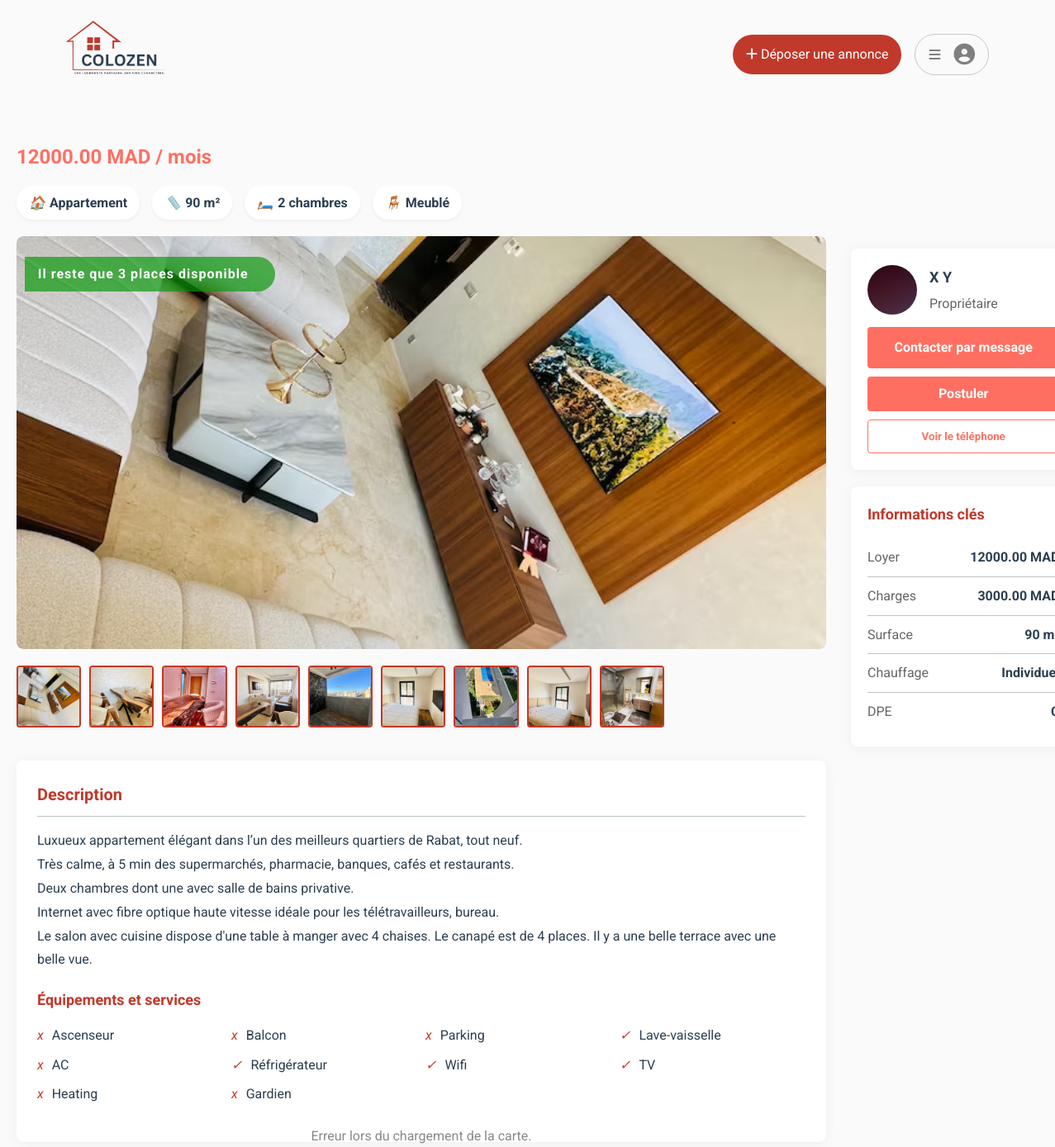
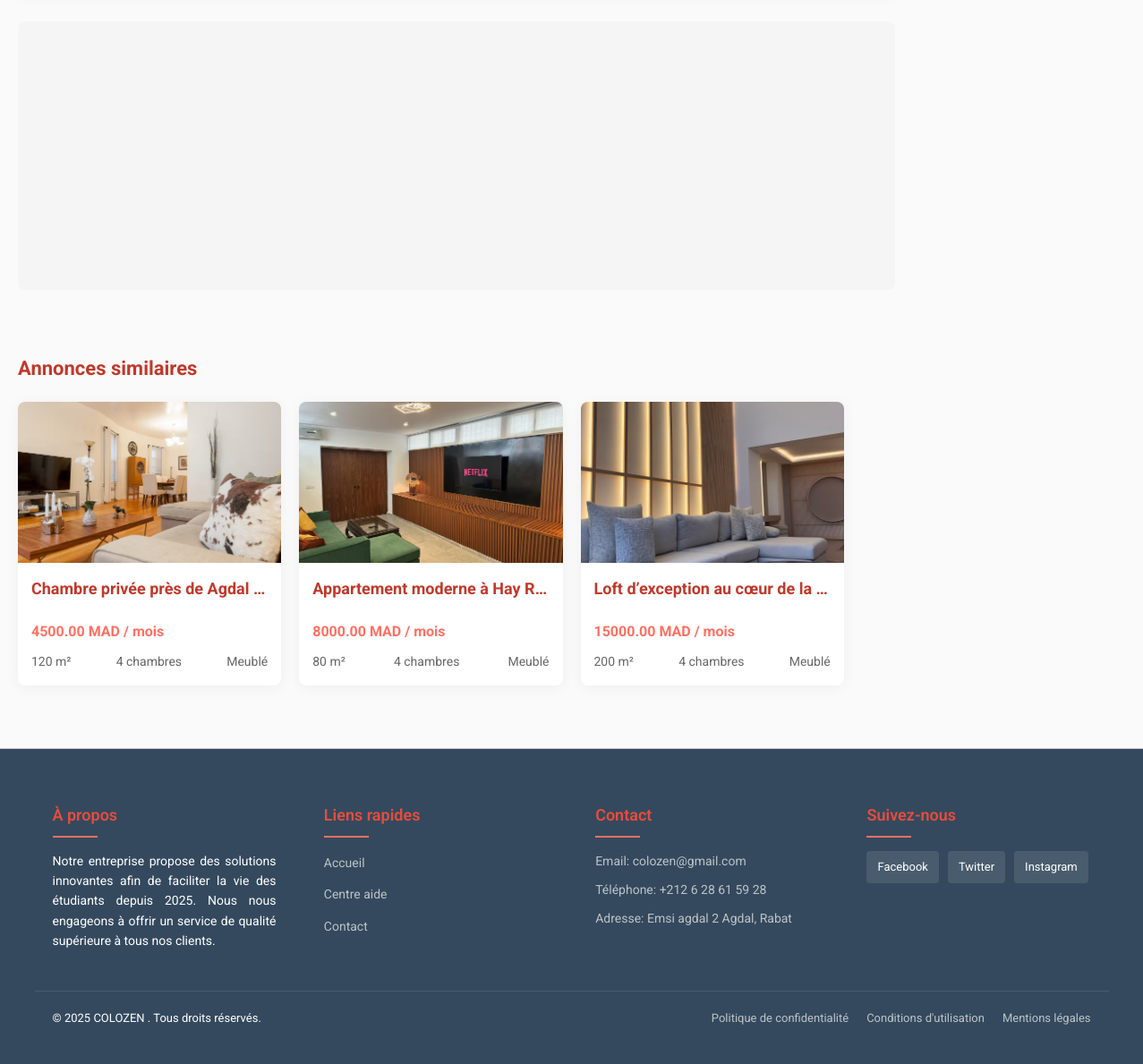
The page /app1/annonce/6 on the database its author committed (2 pictures, top to bottom).
### app1/models.py (models this page shows, shortened)
class ColocationOffer(models.Model):
    STATUS_TYPES = [
        ('Disponible', 'Disponible'),
        ('Refusé', 'Refusé'),
        ('En attente', 'En attente'),
        ('Fini', 'Fini'),
    ]
    owner = models.ForeignKey(CustomUser, on_delete=models.CASCADE, related_name="colocation_offers")
    house = models.ForeignKey(House, on_delete=models.CASCADE, null=True , blank=True , related_name="offers")
    nombre_personne = models.PositiveIntegerField(default=1)
    rent = models.DecimalField(max_digits=10, decimal_places=2)
    charges = models.DecimalField(max_digits=10, decimal_places=2)
    status = models.CharField(max_length=255, choices=STATUS_TYPES, default="En attente")
    autorisation = models.BooleanField(default=False)
    created_at = models.DateTimeField(auto_now_add=True)

class House(models.Model):
    PROPERTY_TYPES = [
        ('Appartement', 'Appartement'),
        ('Maison', 'Maison'),
        ('Studio', 'Studio'),
        ('Loft', 'Loft'),
        ('Chambre', 'Chambre'),
        ('Autre', 'Autre'),
    ]
    FURNISHED_CHOICES = [
        ('Meublé', 'Meublé'),
        ('Non meublé', 'Non meublé'),
    ]
    owner = models.ForeignKey(CustomUser, on_delete=models.CASCADE, related_name="houses")
    title = models.CharField(max_length=255)
    description = models.TextField()
    property_type = models.CharField(max_length=255, choices=PROPERTY_TYPES)
    furnished = models.CharField(max_length=255, choices=FURNISHED_CHOICES)
    surface = models.PositiveIntegerField()
    rooms = models.PositiveIntegerField()
    bedrooms = models.PositiveIntegerField()
    address = models.CharField(max_length=255)
    city = models.ForeignKey(City, on_delete=models.CASCADE)
    code_postal = models.BigIntegerField(blank=True, null=True)
    region = models.CharField(max_length=255, null=True, blank=True)
    location_name = models.CharField(max_length=255, default="Location undefined")
    parking = models.BooleanField(default=False)
    elevator = models.BooleanField(default=False)
    balcony = models.BooleanField(default=False)
    heating = models.BooleanField(default=False)
    ac = models.BooleanField(default=False)
    garden = models.BooleanField(default=False)

class ColocationPhoto(models.Model):
    offer = models.ForeignKey(ColocationOffer, on_delete=models.CASCADE, related_name='photos')
    image = models.ImageField(upload_to='colocation_photos/')

class CustomUser(AbstractUser):
    SEX_TYPES = [
        ('Homme' , 'Homme'),
        ('Femme' , 'Femme'),
    ]
    Status_Types = [
        ('Admin','Admin'),
        ('Visiteur','Visiteur'),
        ('Étudiant' , 'Étudiant'),
        ('Entrepreneur' , 'Entrepreneur') ,
    ]
    email = models.EmailField(unique=True)
    pays = CountryField(default='MA')
    date_naissance = models.DateField(blank=True , null= True )
    ville = models.CharField(max_length=255,blank=True,null=True)
    adress = models.CharField(max_length=255,blank=True,null=True)
    code_postal = models.BigIntegerField(blank=True,null=True)
    phone_number = models.CharField(max_length=15, blank=True, null=True)
    genre = models.CharField(max_length=255,choices=SEX_TYPES,default="Homme")
    status = models.CharField(max_length=255,choices=Status_Types,default="Visiteur")
    ProfileImage = models.ImageField(upload_to="profileimage/" , default="profileimage/default.png")
    Email_Verifiyed = models.DateField(auto_now=False, auto_now_add=False,blank=True,null=True)
    activation = models.BooleanField(default=False)
    date_created = models.DateTimeField(default=timezone.now)

### app1/views.py (the view)
# urls.py: path('annonce/<int:code>',annonce_page,name="annonce_page"),
def annonce_page(request , code ):
    annonce = ColocationOffer.objects.get(id = code )
    images = ColocationPhoto.objects.filter(offer = annonce)
    annonce_similaire = ColocationOffer.objects.filter(house__city=annonce.house.city).exclude(id=annonce.id)[:3]
    return render(request,'pages/annonce.html',{"annonce":annonce , "images" : images , "similaire" : annonce_similaire})

### templates/pages/annonce.html (shortened to what this page needs)
<!DOCTYPE html>
{% load static %}
<html lang="fr">
<head>
    <link rel="stylesheet" href="{% static "css/main/main.css" %}">
    <link rel="stylesheet" href="{% static "css/pages/annonce.css" %}">
    <link rel="stylesheet" href="https://unpkg.com/leaflet/dist/leaflet.css" />
</head>
<body>
    {% include "../layouts/nav.html" %}
    <div class="container">
        <p class="property-price">{{annonce.rent}} MAD / mois</p>
        <div class="property-details">
            <div class="property-detail">
                <i>🏠</i> {{annonce.house.property_type}}
            </div>
            <div class="property-detail">
                <i>📏</i> {{annonce.house.surface}} m²
            </div>
            <div class="property-detail">
                <i>🛏️</i> {{annonce.house.bedrooms}} chambres
            </div>
            <div class="property-detail">
                <i>🪑</i> {{annonce.house.furnished}}
            </div>
        </div>
        <div class="main-content">
            <div class="left-column">
                <div class="gallery">
                    <img src="{{images.0.image.url}}" alt="Photo principale de l'appartement" class="main-image">
                    <p>Il reste que {{annonce.nombre_personne}} places disponible</p>
                </div>
                <div class="thumbnails" style="max-width:80%;overflow-x:auto;">
                    {% for image in images  %}
                        <img src="{{image.image.url}}" alt="Image du bien" class="thumbnail active">
                    {% endfor %}
                </div>
                <div class="description-container">
                    <h2 class="description-title">Description</h2>
                    <div class="description">
                        <p>{{ annonce.house.description|linebreaksbr }}</p>
                    </div>
                    <h3 class="features-title">Équipements et services</h3>
                    <div class="features-list">
                        <div class="feature-item">
                            <i>{% if annonce.elevator %}✓{% else %}x{% endif %}</i> Ascenseur
                        </div>
                        <div class="feature-item">
                            <i>{% if annonce.elevator %}✓{% else %}x{% endif %}</i> Balcon
                        </div>
                        <div class="feature-item">
                            <i>{% if annonce.parking %}✓{% else %}x{% endif %}</i> Parking
                        </div>
                        <div class="feature-item">
                            <i>✓</i> Lave-vaisselle
                        </div>
                        <div class="feature-item">
                            <i>{% if annonce.ac %}✓{% else %}x{% endif %}</i> AC
                        </div>
                        <div class="feature-item">
                            <i>✓</i> Réfrigérateur
                        </div>
                        <div class="feature-item">
                            <i>✓</i> Wifi
                        </div>
                        <div class="feature-item">
                            <i>✓</i> TV
                        </div>
                        <div class="feature-item">
                            <i>{% if annonce.heating %}✓{% else %}x{% endif %}</i> Heating
                        </div>
                        <div class="feature-item">
                            <i>{% if annonce.garden %}✓{% else %}x{% endif %}</i> Gardien
                        </div>
                    </div>
                </div>
                <div class="map-container" style="margin-top:1rem">
                    <div id="map" style="height: 400px; width: 100%;"></div>
                </div>
            </div>
            <div class="sidebar" style="width:120%">
                <div class="agent-card">
                    <div class="agent-header">
                        <img src="{{annonce.owner.ProfileImage.url}}" alt="Photo du propriétaire" class="agent-avatar">
                        <div class="agent-info">
                            <h3>{{annonce.owner.first_name}} {{annonce.owner.last_name}}</h3>
                            <p>Propriétaire</p>
                        </div>
                    </div>
                    {% if not request.user == annonce.owner %}
                    <div class="agent-contact">
                        <a style="text-decoration:none;" class="contact-button" href="{% url "specificmessages" annonce.owner.id %}" style="padding:.5rem 1rem">Contacter par message</a>
                        <a href="{% url "postuler_annonce" annonce.owner.id annonce.id %}" class="contact-button" style="padding:.5rem 1rem;text-decoration:none;">Postuler</a>
                        <button class="phone-button">Voir le téléphone</button>
                    </div>
                    {% endif %}
                </div>
                <div class="key-info">
                    <h3>Informations clés</h3>
                    <ul class="info-list">
                        <li class="info-item">
                            <span class="info-label">Loyer</span>
                            <span class="info-value">{{annonce.rent}} MAD</span>
                        </li>
                        <li class="info-item">
                            <span class="info-label">Charges</span>
                            <span class="info-value">{{annonce.charges}} MAD</span>
                        </li>
                        <li class="info-item">
                            <span class="info-label">Surface</span>
                            <span class="info-value">{{annonce.house.surface}} m²</span>
                        </li>
                        <li class="info-item">
                            <span class="info-label">Chauffage</span>
                            <span class="info-value">Individuel</span>
                        </li>
                        <li class="info-item">
                            <span class="info-label">DPE</span>
                            <span class="info-value">C</span>
                        </li>
                    </ul>
                </div>
            </div>
        </div>
        <div class="similar-properties">
            <h2 class="similar-title">Annonces similaires</h2>
            <div class="similar-grid">
            {% if similaire %}
            {% for item in similaire  %}
                    <a href="{% url "annonce_page" item.id %}" class="property-card" style="cursor:pointer;text-decoration:none;">
                        <div class="card-image">
                            <img src="{{item.photos.first.image.url}}" alt="Appartement similaire">
                        </div>
                        <div class="card-content">
                            <h3 class="card-title">{{item.house.title}}</h3>
                            <p class="card-price">{{item.rent}} MAD / mois</p>
                            <div class="card-features">
                                <span>{{item.house.surface}} m²</span>
                                <span>4 chambres</span>
                                <span>{{item.house.furnished}}</span>
                            </div>
                        </div>
                    </a>
            {% endfor %}
            {% else %}
            <h2 style="letter-spacing : 1px">Aucune offre disponible</h2>
            {% endif %}
            </div>
        </div>
    </div>
    {% include "../layouts/footer.html" %}
</body>
</html>

### app1/static/css/main/main.css (style rules this page uses)
* { border: none; outline: none; box-sizing: border-box; padding: 0; margin: 0; font-family: "Roboto", sans-serif; }
body { background-color: #FAFAFA; position: relative; min-height: 100vh; }

### app1/static/css/layouts/nav.css (style rules this page uses)
:root { --color-primary: #C0392B; --color-accent: #E74C3C; --color-background: #FDFEFE; --color-text: #2C3E50; --color-cta: #FF6F61; --color-secondary: #BDC3C7; --color-white: #FFFFFF; }

### app1/static/css/layouts/footer.css (style rules this page uses)
:root { --color-primary: #C0392B; --color-accent: #E74C3C; --color-background: #FDFEFE; --color-text: #2C3E50; --color-cta: #FF6F61; --color-secondary: #BDC3C7; --color-white: #FFFFFF; --color-footer-bg: #34495E; }

### rows shown on the page
ColocationOffer: rent "12000.00", house.property_type "Appartement", house.surface "90", house.bedrooms "2", house.furnished "Meublé", nombre_personne "3", house.description "Luxueux appartement élégant dans l’un des meilleurs quartiers de Rabat, tout neuf. Très calme, à 5 min des supermarchés, pharmacie, banques, cafés et restaurants. Deux chambres dont une avec salle de bains privative. Internet avec fibre optique haute vitesse idéale pour les télétravailleurs, bureau. Le salon avec cuisine dispose d'une table à manger avec 4 chaises. Le canapé est de 4 places. Il y a une belle terrace avec une belle vue.", owner.ProfileImage (picture), owner.first_name "X", owner.last_name "Y", charges "3000.00"
ColocationPhoto: image (picture)
ColocationPhoto: image (picture)
ColocationPhoto: image (picture)
ColocationPhoto: image (picture)
ColocationPhoto: image (picture)
ColocationPhoto: image (picture)
ColocationPhoto: image (picture)
ColocationPhoto: image (picture)
ColocationPhoto: image (picture)
ColocationOffer: photos.first.image (picture), house "Chambre privée près de Agdal…", rent "4500.00", house.surface "120", house.furnished "Meublé"
ColocationOffer: photos.first.image (picture), house "Appartement moderne à Hay R…", rent "8000.00", house.surface "80", house.furnished "Meublé"
ColocationOffer: photos.first.image (picture), house "Loft d’exception au cœur de la…", rent "15000.00", house.surface "200", house.furnished "Meublé"
